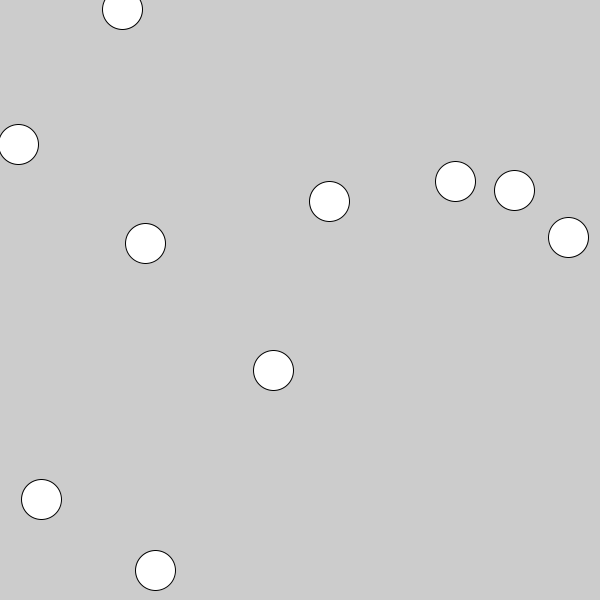
Frame 1 (no input)
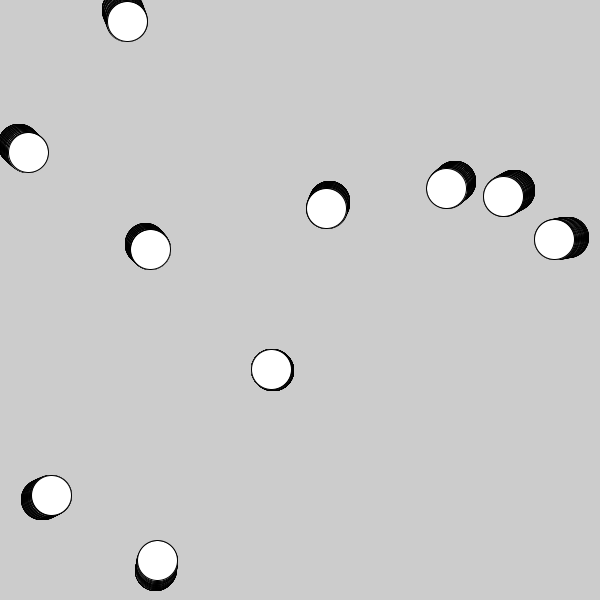
Frame 60 (the mouse pressed at the canvas centre just before this capture)
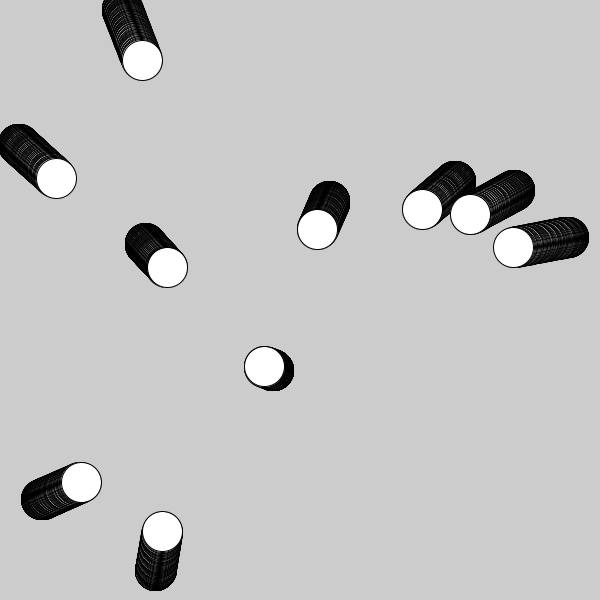
Frame 120 (the mouse held since frame 60 and released just before this capture)

The Processing sketch that drew these frames (run headless with seeded random() and noise(); from frame 60 on, the mouse is pressed at the canvas centre):

// Processing sketch: Forces
// ── Forces.pde
Mover[] movers = new Mover[10];
//PVector G = new PVector(0, 0.1);
//PVector wind = new PVector(0.01, 0);
//PVector fraction, velocity;

void setup() {
  size(600, 600);
  //Multiple objects
  for (int i=0; i<movers.length; i++) {
    movers[i] = new Mover(40, 40, random(0.1, 2));
  }
}

void draw() {
  //Gravity, wind, fraction
  //for (Mover m : movers) {
  //velocity = m.velocity.get();
  //fraction = velocity.mult(-1).normalize().mult(0.01);
  //m.applyForce(G.mult(m.m));
  //m.applyForce(wind);
  //m.applyForce(fraction);
  //  m.move();
  //  m.display();
  //  m.checkEdge();
  //}

  //Universal gravitation
  PVector force;
  for (int i = 0; i < movers.length; i++) {
    for (int j = 0; j < movers.length; j++) {
      if (i!=j) {
        force = movers[j].attrat(movers[i]);
        movers[i].applyForce(force);
      }
    }
    movers[i].move();
    movers[i].display();
    //movers[i].checkEdge();
  }
}

class Mover {
  PVector position, velocity, acceleration, force;
  //width, height, topSpeed, mass
  float w, h, topSpeed, m;

  Mover(float _w, float _h, float _m) {
    w = _w;
    h = _h;
    m = _m;
    position = new PVector(random(width), random(height));
    velocity = new PVector(0, 0);
    acceleration = new PVector(0, 0);
    topSpeed = 10;
  }

  void applyForce(PVector _force) {
    force = _force.copy();
    acceleration.add(force.div(m));
  }

  void move() {
    velocity.add(acceleration);
    //Max speed limit
    velocity.limit(topSpeed);
    position.add(velocity);
    acceleration.mult(0);
  }

  void display() {
    ellipse(position.x, position.y, w, h);
  }

  PVector attrat(Mover _mover) {
    PVector force = PVector.sub(position, _mover.position);
    float dis = constrain(force.mag(), 5, 25);
    float c = (m * _mover.m) / (dis * dis);
    force.normalize();
    force.mult(c);
    return force;
  }

  //Check edge
  void checkEdge() {
    if (position.x < 0 || position.x > width) {
      velocity.x *= -1;
    } else if (position.y < 0 || position.y > height) {
      velocity.y *= -1;
    }
  }
}
